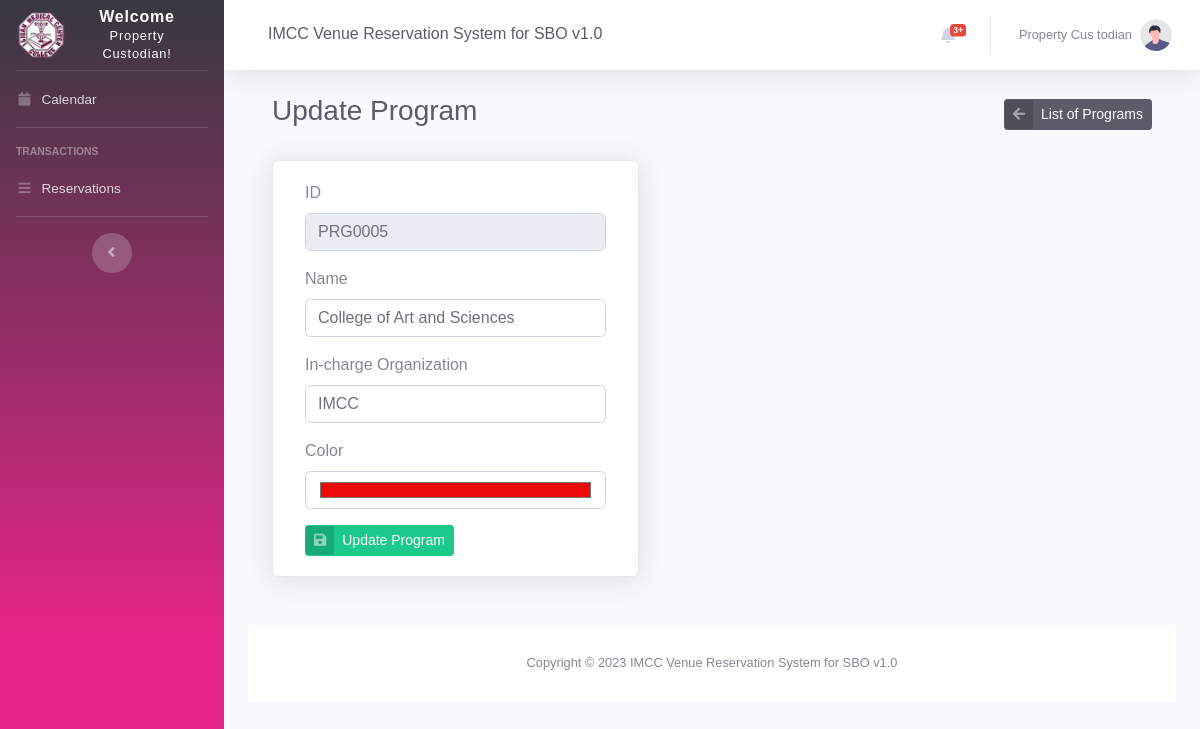
/program_edit.php?id=5 (signed in), run on an earlier commit of the app's database.
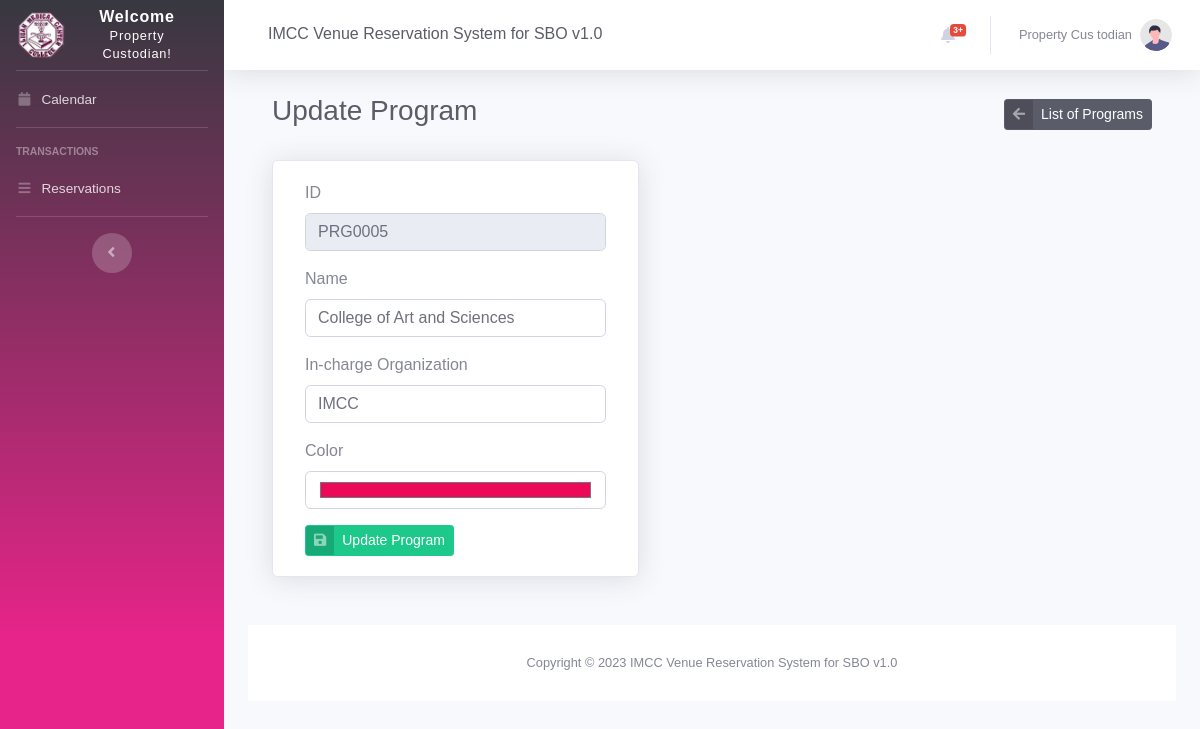
And on a later commit of the database.
### tables this page shows
CREATE TABLE `program` (
  `id` int(11) NOT NULL,
  `programID` varchar(15) DEFAULT NULL,
  `name` varchar(255) DEFAULT NULL,
  `color` varchar(15) DEFAULT NULL,
  `incharge_organization` varchar(255) DEFAULT NULL,
  `dateAdded` datetime NOT NULL DEFAULT current_timestamp(),
  `dateUpdated` datetime DEFAULT NULL
);

### program_edit.php (the view, shortened to what this page needs)
<?php
include 'settings/system.php';
include 'settings/header.php';
include "settings/sidebar.php";
include 'settings/topbar.php';
?>
<div class="container-fluid">
    <div class="d-sm-flex align-items-center justify-content-between mb-4">
        <div class="container-fluid">
            <div class="d-sm-flex align-items-center justify-content-between mb-4">
                <h1 class="h3 mb-2 text-gray-800"> Update Program</h1>
                <a href="programs.php" class="btn btn-dark btn-icon-split btn-sm keychainify-checked">
                    <span class="icon text-white-50">
                        <i class="fas fa-arrow-left"></i>
                    </span>
                    <span class="text">List of Programs</span>
                </a>
            </div>
            <div class="card shadow mb-4 col-xl-5 col-md-6">
                <div class="card-body">
                    <?php
                    if (!$_GET['id'] or empty($_GET['id']) or $_GET['id'] == '') {
                        header('location: programs.php');
                    } else {
                        $id = $_GET['id'];
                        $get_program = $db->query("SELECT * FROM `program` WHERE id = '$id' ");
                        $result_program = $get_program->fetchAll(PDO::FETCH_OBJ);
                        foreach ($result_program as $obj) {
                            $e_programID = $obj->programID;
                            $e_name = $obj->name;
                            $e_color = $obj->color;
                            $e_org = $obj->incharge_organization;
                        }
                    }
                    ?>
                    <div class="table-responsive">
                        <form role="form" method="post">
                            <div class="form-group">
                                <label>ID</label>
                                <input class="form-control" type="text" name="programID" value="<?= $e_programID ?>" readonly>
                            </div>
                            <div class="form-group">
                                <label>Name</label>
                                <input class="form-control" type="text" placeholder="Name" name="name" value="<?= $e_name ?>" required>
                            </div>
                            <div class="form-group">
                                <label>In-charge Organization</label>
                                <input class="form-control" type="text"  name="org" value="<?= $e_org ?>" required>
                            </div>
                            <div class="form-group">
                                <label>Color</label>
                                <input class="form-control" type="color" placeholder="" name="color" value="<?= $e_color ?>" required>
                            </div>
                            <button type="submit" class="btn btn-success btn-icon-split btn-sm keychainify-checked">
                                <span class="icon text-white-50">
                                    <i class="fas fa-save"></i>
                                </span>
                                <span class="text">Update Program</span>
                            </button>
                        </form>
                    </div>
                </div>
            </div>
        </div>
    </div>
    <?php include 'settings/footer.php'; ?>

What changed in the data, as far as the page shows it:
changed program "PRG0005": color "#ec0909" → "#ec0958"
